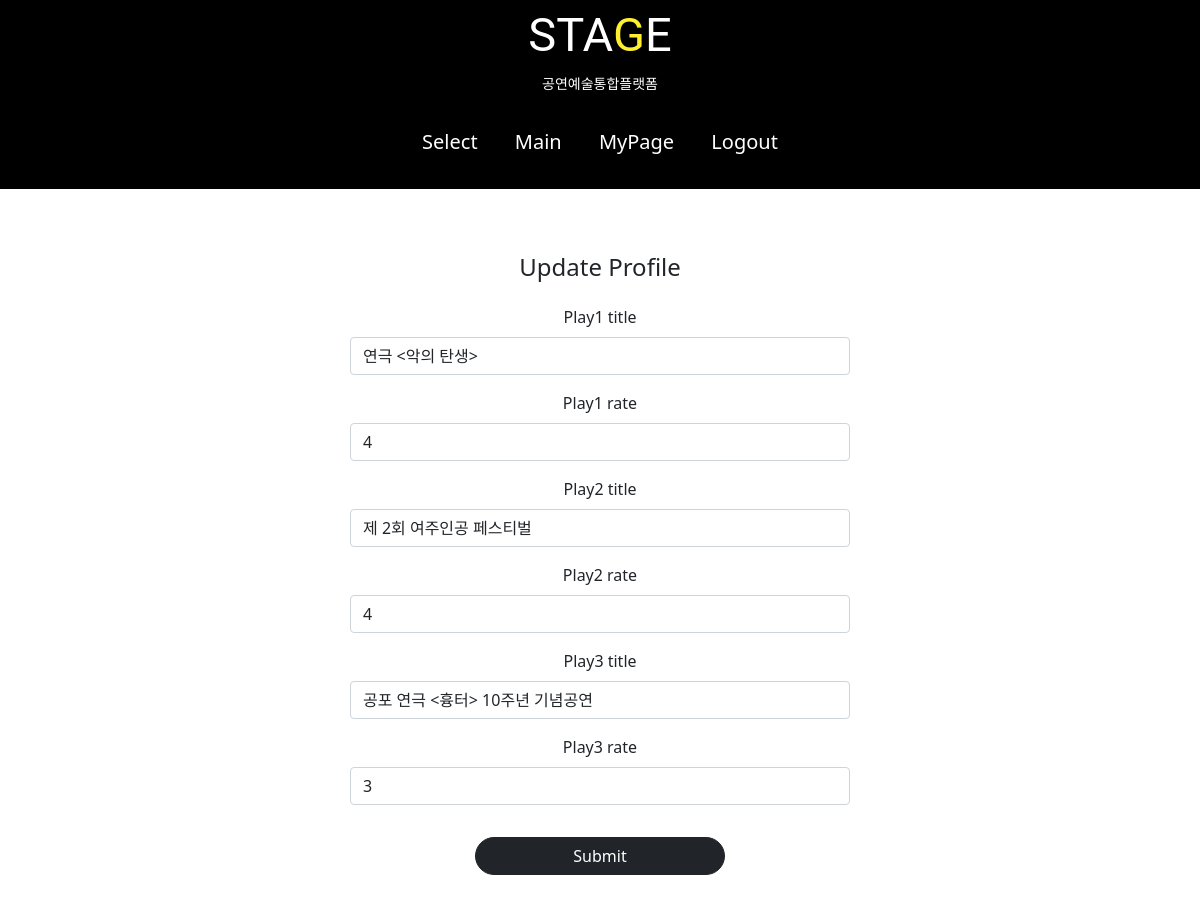
Page /profile/update/2 (signed in) on the committed database.
### profileapp/models.py (models this page shows)
class Profile(models.Model):
    user = models.OneToOneField(User, on_delete=models.CASCADE, related_name='profile')
    play1_title = models.CharField(max_length=20,  null=True)
    play1_rate = models.IntegerField(max_length=1,null=True)
    play2_title = models.CharField(max_length=20,  null=True)
    play2_rate = models.IntegerField(max_length=1,null=True)
    play3_title = models.CharField(max_length=20,  null=True)
    play3_rate = models.IntegerField(max_length=1, null=True)

### profileapp/views.py (the view, shortened to what this page needs)
# urls.py: path('update/<int:pk>', ProfileUpdateView.as_view(), name='update'),
@method_decorator(profile_ownership_required,'get')
@method_decorator(profile_ownership_required,'post')
class ProfileUpdateView(UpdateView):
    model = Profile
    context_object_name = 'target_profile'
    form_class = ProfileCreationForm
    template_name = 'profileapp/update.html'

### profileapp/forms.py
class ProfileCreationForm(ModelForm):
    class Meta:
        model = Profile
        fields= ['play1_title','play1_rate','play2_title','play2_rate','play3_title','play3_rate']

### profileapp/templates/profileapp/update.html (shortened to what this page needs)
{% extends 'base.html' %}
{% load bootstrap4 %}
{% block content %}
    <div style="text-align:center;max-width: 500px; margin: 4rem auto">
        <div class="mb-4">
            <h4>Update Profile</h4>
        </div>
        <form action="{% url 'profileapp:update' pk=target_profile.pk%}" method="post", enctype="multipart/form-data">
            {% bootstrap_form form %}
            <input type="submit" class="btn btn-dark rounded-pill col-6 mt-3">
        </form>
    </div>
{% endblock %}

### rows in the picture
Profile: play1_title "연극 <악의 탄생>", play1_rate "4", play2_title "제 2회 여주인공 페스티벌", play2_rate "4", play3_title "공포 연극 <흉터> 10주년 기념공연", play3_rate "3"
